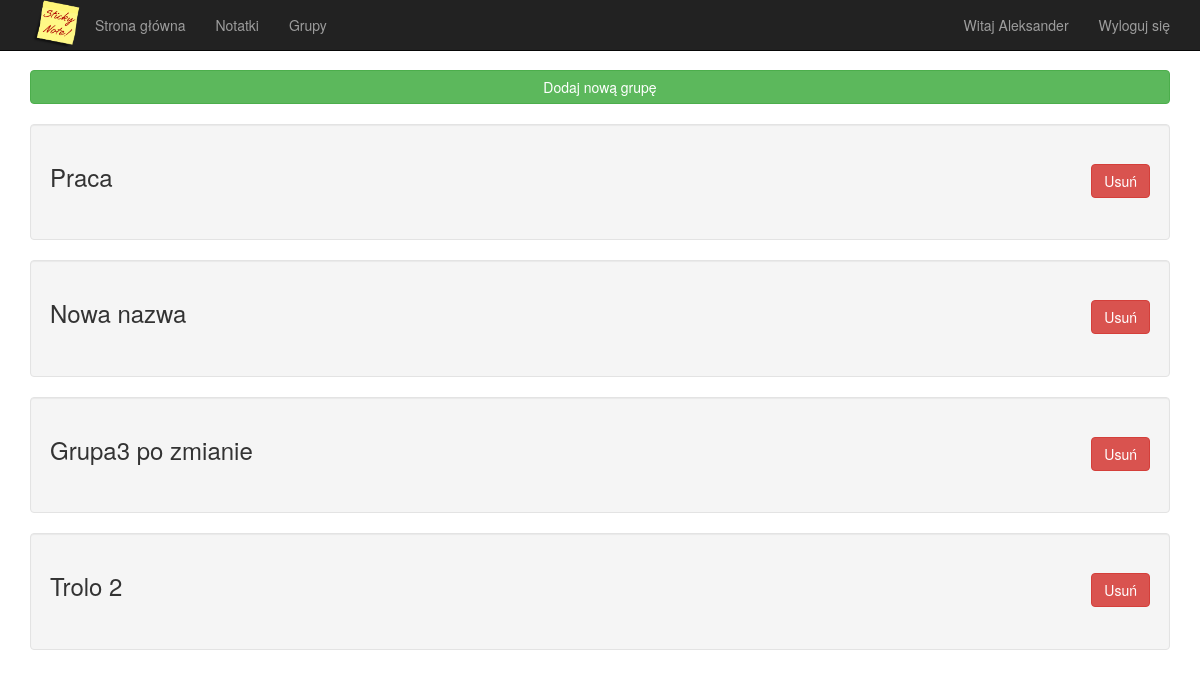
The page /groups (signed in) on the database its author committed.
### tables this page shows
CREATE TABLE `ngroup` (
  `id` int(11) NOT NULL,
  `user_id` int(11) NOT NULL,
  `title` varchar(255) NOT NULL
);

### controlers/groups.php (called while the page is built, shortened)
<?php
class Groups extends Controller{
	protected function Index(){
		$viewmodel = new GroupsModel();
		$this->ReturnView($viewmodel->Index(),true);
	}
}

### classes/Model.php (called while the page is built, shortened)
<?php
abstract class Model{
	protected $dbh;
	protected $stmt;
	public function __construct(){
		$this->dbh = new PDO("mysql:host=".DB_HOST.";dbname=".DB_NAME,DB_USER,DB_PASS);
	}
	public function query($query){
		$this->stmt = $this->dbh->prepare($query);
	}
	public function bind($param,$value,$type = null){
		if(is_null($type)){
			switch(true){
					default:
					$type = PDO::PARAM_STR;
			}
		}
		$this->stmt->bindValue($param,$value,$type);
	}
	public function execute(){
		$this->stmt->execute();
	}
	public function resultSet(){
		$this->execute();
		return $this->stmt->fetchAll(PDO::FETCH_ASSOC);
	}
}

### models/groups.php (called while the page is built, shortened)
<?php
class GroupsModel extends Model{
	public function Index(){
		$this->query('SELECT * FROM ngroup WHERE user_id = :id');
		$this->bind(':id',$_SESSION['user_date']['id']);
		$rows = $this->resultSet();
		return $rows;
	}
}

### views/groups/index.php (the view)
<div class = "container">
<br>
	<?php if(isset($_SESSION['is_logged_in']))	: ?>
	<a class="btn btn-success btn-share center-block" href="<?php echo ROOT_PATH; ?>groups/add">Dodaj nową grupę</a><br>
	<?php endif; ?>
	<?php foreach ($viewmodel as $item) : ?>
		<div class="well">
			<h3><?php echo $item['title']; ?><input class= "btn pull-right btn-danger" name="usun" type="submit" value="Usuń" id="<?php echo $item['id']; ?>"/></h3>
			<br />
		</div>
	<?php endforeach; ?>
</div>

### assets/css/style.css (style rules this page uses)
.btn-share { margin-bottom:40px; }
html, body { width: 100%; height: 100%; }
body { font-family: "Source Sans Pro","Helvetica Neue",Helvetica,Arial,sans-serif; }

### rows shown on the page
ngroup: title "Praca"
ngroup: title "Nowa nazwa"
ngroup: title "Grupa3 po zmianie"
ngroup: title "Trolo 2"

### other values the page prints
$_SESSION['user_date']['name'] "Aleksander"
